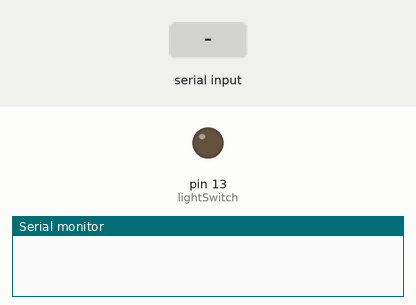
A sketch run on a simulated Arduino Uno, built with avr-gcc and run on an emulated ATmega328P. On the bench: output pins drawn as LEDs (lit = HIGH), the last lines printed to the serial monitor. The inputs (shaded band) are chosen by the test bench.

Above: at 0.9 s.
1.0 s: "Light On" received over Serial
2.5 s: "Light On" received over Serial
At 3.8 s:
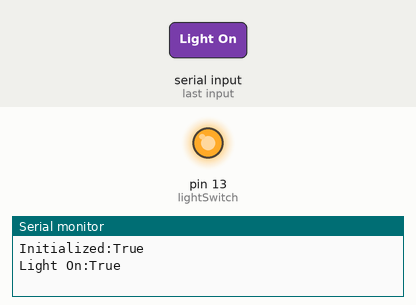
Timing chart, 0 to 5.5 s (numbered marks = the images above; inputs shaded):
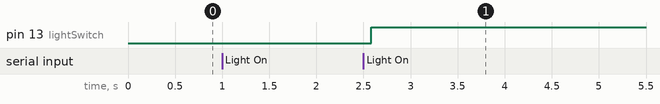

Measured:
- after the input at 2.5 s, pin 13 (lightSwitch): LOW → HIGH after 0.08 s

The sketch:

ArduinoControl.ino
```cpp
//-----------------------------------------------------------------
//library setup
//-----------------------------------------------------------------

//-----------------------------------------------------------------
//io pin setup
//-----------------------------------------------------------------
const int lightSwitch = 13;
//-----------------------------------------------------------------
//constant varibles
//-----------------------------------------------------------------

//-----------------------------------------------------------------
//global varibles
//-----------------------------------------------------------------
bool light_on = false;
void setup()
{
    Serial.begin(9600);
    //communication intialization between RPI and Arduino
    intialization();
    // initialize I/O
    pinMode(lightSwitch, OUTPUT);
}

void loop(){
  String function;
  String content[3]={"","",""};
  String messageToPi = "";
  byte incomingByte;
  int i = 0;

  if(Serial.available()){
    while(Serial.available()) {
        incomingByte = Serial.read();
        if(incomingByte == 44 || incomingByte == 58){
          i++;
        }
        else{
          content[i].concat((char)incomingByte);
        }
        delay(10);
    }
    function = content[0];
    if(function == "Light On"){
      if(light_on){
        digitalWrite(lightSwitch,LOW);
        light_on = false;
        messageToPi = function+':'+"False";
        }
      else{
        digitalWrite(lightSwitch,HIGH);
        light_on = true;
        messageToPi = function+':'+"True";
        }
        Serial.println(messageToPi);
    }
    else if(function == "Ping"){
      messageToPi = "Pinged";
      Serial.println(messageToPi);
    }
  }
}

void intialization(){
  String content="";
  byte incomingByte;
  int i = 0;
  while(!Serial.available());
  while(Serial.available()) {
      incomingByte = Serial.read();
      content.concat((char)incomingByte);
      delay(10);
    }
  if(content!= "") {
    Serial.println("Initialized:True");
  }
  else{
    Serial.println("Initialized:False");
  }
}

//-----------------------------------------------------------------
//Untested method
//-----------------------------------------------------------------
```
